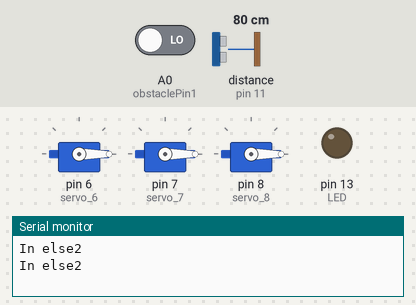
A sketch run on a simulated Arduino Uno, built with avr-gcc and run on an emulated ATmega328P. Parts: 3 × servo, output pins drawn as LEDs (lit = HIGH), the last lines printed to the serial monitor. The test bench sets the inputs (shaded band); at power-on: A0 (obstaclePin1) LOW, distance to the obstacle (sensor on pin 11) 80 cm. The echo pulse lasts 58.3 µs per cm; pins used as bus, display or sensor lines are not drawn.

Above: at 17.6 s.
17.7 s: A0 (obstaclePin1) driven HIGH
At 17.86 s:
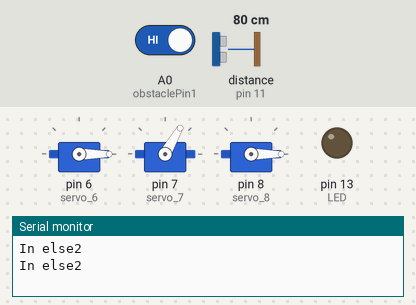
At 26.71 s:
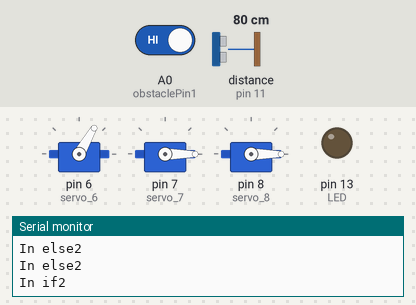
Timing chart, 0 to 29.1 s (numbered marks = the images above; inputs shaded):
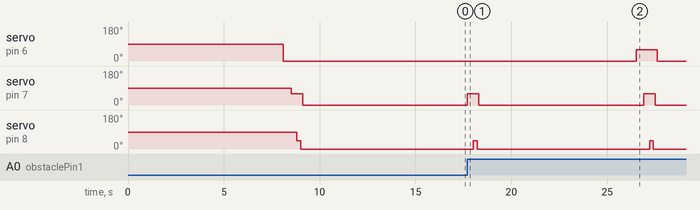

The sketch:

trialprak.ino
```cpp
/*The robotic arm. It uses one ir sensor and one ultrasonic sensor to check if the is an object is placed on the robotic arm and the ir sensor checks the color. Depending on the color, the base servo motor will turn buy a certain angle*/

#include <Servo.h>

int obstaclePin1= A0; //This is down ir
int hasObstacle1 = HIGH;
int LED=13;
int echo=11;
int trig=10;

Servo servo_6;//base
Servo servo_7;//base-up
Servo servo_8;//tiny

void setup()
{
  pinMode(LED, OUTPUT);
  pinMode(obstaclePin1, INPUT);
  pinMode(trig,OUTPUT);
  pinMode(echo,INPUT);
  servo_6.attach(6);
  servo_7.attach(7);
  servo_8.attach(8);
  Serial.begin(9600);
}

long sonar()
{
  long duration, Cm;
  digitalWrite (trig,LOW);
  delayMicroseconds(2);
  digitalWrite(trig,HIGH);
  delayMicroseconds(10);
  digitalWrite(trig,LOW);

  duration=pulseIn(echo,HIGH);
  Cm = microsecondsToCentimeters(duration);
  return Cm;
}

long microsecondsToCentimeters (long microseconds)
{
  return microseconds /29 /2;
}


void loop()
{
  delay(7000);
  hasObstacle1=digitalRead(obstaclePin1);
  delay(600);
  long so=sonar();
  delay(500);
  if(1)
  {
    if(hasObstacle1==1)
      {
        //black
        Serial.println("In if2");
        servo_6.write(60);
        delay(400);
        servo_7.write(60);
        delay(300);
        servo_8.write(45);
        delay(200);
        servo_8.write(0);
        delay(100);
        servo_7.write(0);
        delay(100);
        servo_6.write(0);
        delay(100);
      }
      else
      {
        Serial.println("In else2");
        servo_6.write(0);
        delay(400);
        servo_7.write(60);
        delay(300);
        servo_8.write(45);
        delay(200);
        servo_8.write(0);
        delay(100);
        servo_7.write(0);
        delay(100);
      }
  }
  else
  {
    Serial.println("Nothing to hold");
    servo_8.write(0);
    servo_6.write(0);
    servo_7.write(0);
    delay(1000);
  }
}
```

Measured:
- after the input at 17.7 s, servo on pin 6 (servo_6): 0° → 60° after 8.8 s, → 0° 1.1 s later
- by itself, servo on pin 7 (servo_7): alternates 60° for 0.60 s and 0° for 8.6 s
- by itself, servo on pin 8 (servo_8): alternates 45° for 0.20 s and 0° for 9.0 s
